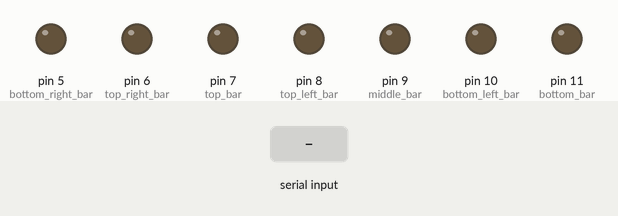
This sketch was run on a simulated Arduino Uno, built with avr-gcc and run on an emulated ATmega328P. On the bench: output pins drawn as LEDs (lit = HIGH). The inputs (shaded band) are chosen by the test bench.

Above: at 1.2 s.
1.3 s: "0\n" received over Serial
At 2.5 s:
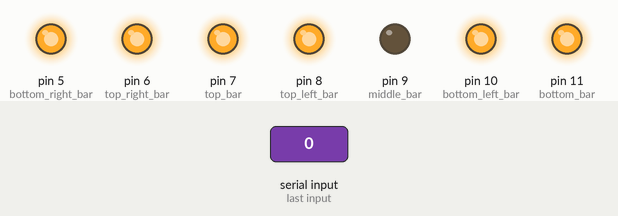
2.8 s: "1\n" received over Serial
At 3.7 s:
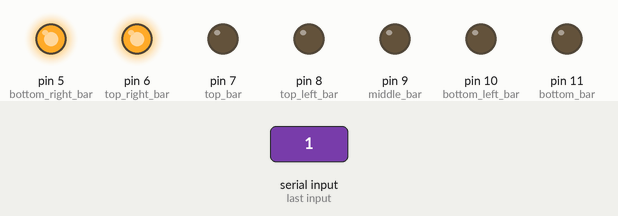
4.3 s: "2\n" received over Serial
At 4.8 s:
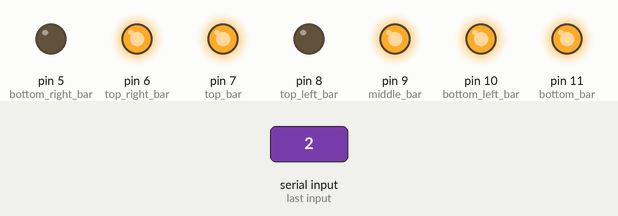
Timing chart, 0 to 7.3 s (numbered marks = the images above; inputs shaded):
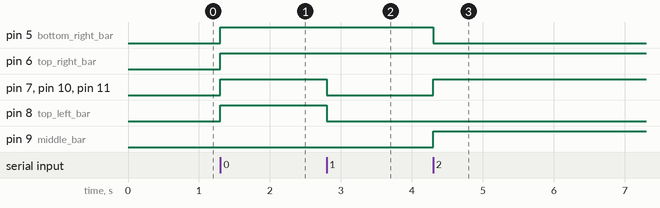

Measured:
- after the input at 1.3 s, pin 5 (bottom_right_bar), pin 6 (top_right_bar), pin 7 (top_bar), pin 8 (top_left_bar), pin 10 (bottom_left_bar), pin 11 (bottom_bar): LOW → HIGH at once
- after the input at 2.8 s, pin 7 (top_bar), pin 8 (top_left_bar), pin 10 (bottom_left_bar), pin 11 (bottom_bar): HIGH → LOW at once
- after the input at 4.3 s, pin 5 (bottom_right_bar): HIGH → LOW at once; pin 7 (top_bar), pin 9 (middle_bar), pin 10 (bottom_left_bar), pin 11 (bottom_bar): LOW → HIGH at once

The sketch:

finalized_arduino_code.ino
```cpp
// Each segment is a bar on the display
const int top_bar = 7;
const int top_right_bar = 6;
const int bottom_right_bar = 5;
const int bottom_bar = 11;
const int bottom_left_bar = 10;
const int top_left_bar = 8;
const int middle_bar = 9;


void setup() {
  for (int pinNum = 5; pinNum <=11; pinNum++) {
    pinMode(pinNum, OUTPUT);
  }

  Serial.begin(9600);

}

void loop() {
// Message obtained from image model
 if (Serial.available()) {
    String message = Serial.readStringUntil('\n');
    message.trim();

  // Number shown on 7-seg display depends on the message from model
  if(message == "0") {
    digital_0();

  }
  else if(message == "1") {
    digital_1();

  }
  else {
    digital_2();
  }
 }
}

// Turns on each bar or segment based on the respected number.
void digital_0() {
  turnOffAllSegments();
  digitalWrite(top_bar, HIGH);
  digitalWrite(top_right_bar, HIGH);
  digitalWrite(bottom_right_bar, HIGH);
  digitalWrite(bottom_bar, HIGH);
  digitalWrite(bottom_left_bar, HIGH);
  digitalWrite(top_left_bar, HIGH);
}

void digital_1() {
  turnOffAllSegments();
  digitalWrite(top_right_bar, HIGH);
  digitalWrite(bottom_right_bar, HIGH);
}

void digital_2()
{
  turnOffAllSegments();
  digitalWrite(top_bar, HIGH);
  digitalWrite(top_right_bar, HIGH);
  digitalWrite(middle_bar, HIGH);
  digitalWrite(bottom_left_bar, HIGH);
  digitalWrite(bottom_bar, HIGH);
}

// Turn off all segments of the 7-seg display
void turnOffAllSegments() {
  for (int thisPin = 5; thisPin <= 11; thisPin++) {
    digitalWrite(thisPin, LOW);
  }
}
```
